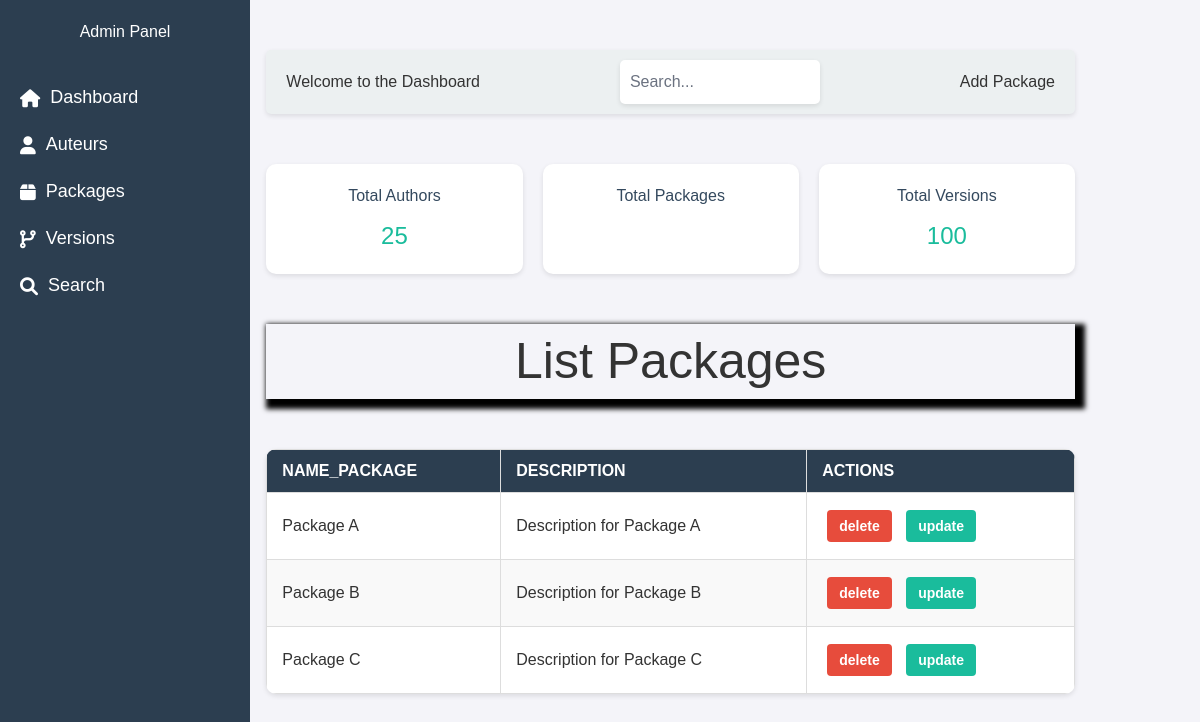
/adding/add_package.php, run on the app's committed database.
### tables this page shows
CREATE TABLE packages (
    PackageId INT AUTO_INCREMENT PRIMARY KEY,
    name VARCHAR(100) NOT NULL UNIQUE,
    description TEXT NULL,
    created_at TIMESTAMP DEFAULT CURRENT_TIMESTAMP,
    updated_at TIMESTAMP DEFAULT CURRENT_TIMESTAMP ON UPDATE CURRENT_TIMESTAMP
);

### public/adding/add_package.php (the view, shortened to what this page needs)
<?php
include ('../remove/db_conn.php');
$sql ="SELECT * from Packages";
 $result =mysqli_query($conn,$sql);
 ?>
<!DOCTYPE html>
<html lang="en">
<head>
    <link rel="stylesheet" href="https://cdnjs.cloudflare.com/ajax/libs/font-awesome/6.0.0/css/all.min.css">
    <link rel="stylesheet" href="../../assets/style.css">
    <script src="https://cdn.tailwindcss.com?plugins=forms,typography,aspect-ratio,line-clamp,container-queries"></script>
</head>
<body>
<div class="sidebar ">
        <h2>Admin Panel</h2>
        <ul>
            <li><a href="../index.php"><i class="fas fa-home"></i> Dashboard</a></li>
            <li><a href="add_auteur.php"><i class="fas fa-user"></i> Auteurs</a></li>
            <li><a href="add_package.php"><i class="fas fa-box"></i> Packages</a></li>
            <li><a href="add_version.php"><i class="fas fa-code-branch"></i> Versions</a></li>
            <li><a href="#search"><i class="fas fa-search"></i> Search</a></li>
        </ul>
</div>
<div class="main-content">
        <div class="header">
            <h1>Welcome to the Dashboard</h1>
            <input type="text" placeholder="Search...">
            <button id="openForm">Add Package</button>
        </div>
        <div class="content">
            <div class="card">
                <h3>Total Authors</h3>
                <p>25</p>
            </div>
            <div class="card">
                <h3>Total Packages</h3>
            </div>
            <div class="card">
                <h3>Total Versions</h3>
                <p>100</p>
            </div>
</div>
           <h2>List Packages</h2>
           <table class="fusion-table">
            <thead>
                <tr>
                    <th>Name_Package</th>
                    <th>Description</th>
                    <th>Actions</th>
                </tr>
            </thead>
            <tbody>
                <?php
                if(mysqli_num_rows($result) > 0){
                    while($row =mysqli_fetch_assoc($result)){
                        echo "<tr>";
                        echo "<td>".$row['name'] . "</td>";
                        echo "<td>".$row['description'] . "</td>";
                        echo "<td>
                        <a href='../remove/delete_package.php?deleteid=" . $row['PackageId']. "' class='btn btn-delete'>delete</a>
                        <a href='updating/update_auteur.php?updateid=" . $row['PackageId']. "' class='btn btn-update'>update</a>
                            </td>";
                    }}
                    else
                    {
                        echo "<tr> <td>veulliez ajouter de information</td></tr>";
                    }
                ?>
            </tbody>
           </table>
</div>
</body>
</html>

### assets/style.css (style rules this page uses)
* { margin: 0; padding: 0; box-sizing: border-box; font-family: Arial, sans-serif; }
body { display: flex; min-height: 100vh; background-color: #f4f4f9; color: #333; }
.sidebar { width: 250px; background-color: #2c3e50; color: white; padding: 20px; display: flex; flex-direction: column; gap: 20px; position: fixed; height: 100%; }
.sidebar h2 { text-align: center; margin-bottom: 20px; }
.sidebar ul { list-style: none; padding: 0; }
.sidebar ul li { margin-bottom: 20px; }
.sidebar ul li a { text-decoration: none; color: white; font-size: 18px; display: flex; align-items: center; gap: 10px; }
.main-content { margin-left: 150px; margin-right: 100px; width: calc(100% - 150px); padding: 25px; }
.main-content h2 { text-align: center; margin-top: 50px; margin-bottom: 50px; font-size: 50px; box-shadow: 5px 5px 5px 5px black; }
.header { display: flex; justify-content: space-between; align-items: center; background-color: #ecf0f1; padding: 10px 20px; border-radius: 5px; box-shadow: 0px 2px 5px rgba(0, 0, 0, 0.1); margin-top: 25px; }
.header input { padding: 10px; border: none; border-radius: 5px; width: 200px; box-shadow: 0px 2px 5px rgba(0, 0, 0, 0.1); }
.content { margin-top: 50px; display: grid; grid-template-columns: repeat(auto-fit, minmax(200px, 1fr)); gap: 20px; }
.card { background-color: #ffffff; padding: 20px; border-radius: 10px; box-shadow: 0px 2px 5px rgba(0, 0, 0, 0.1); text-align: center; }
.card h3 { margin-bottom: 10px; color: #34495e; }
.card p { font-size: 24px; color: #1abc9c; }
.fusion-table { width: 100%; border-collapse: collapse; margin: 20px 0; font-size: 16px; background-color: #ffffff; text-align: left; box-shadow: 0 2px 5px rgba(0, 0, 0, 0.1); border-radius: 10px; overflow: hidden; }
.fusion-table th, .fusion-table td { border: 1px solid #ddd; padding: 12px 15px; }
.fusion-table th { background-color: #2c3e50; color: white; font-weight: bold; text-transform: uppercase; }
.fusion-table tr:nth-child(even) { background-color: #f9f9f9; }
.fusion-table td { color: #333; }
.btn { text-decoration: none; padding: 8px 12px; margin: 5px; border-radius: 4px; font-size: 14px; font-weight: bold; display: inline-block; transition: background-color 0.3s ease; }
.btn-update { background-color: #1abc9c; color: white; }
.btn-delete { background-color: #e74c3c; color: white; }

### data on the page
packages: name "Package A", description "Description for Package A"
packages: name "Package B", description "Description for Package B"
packages: name "Package C", description "Description for Package C"
